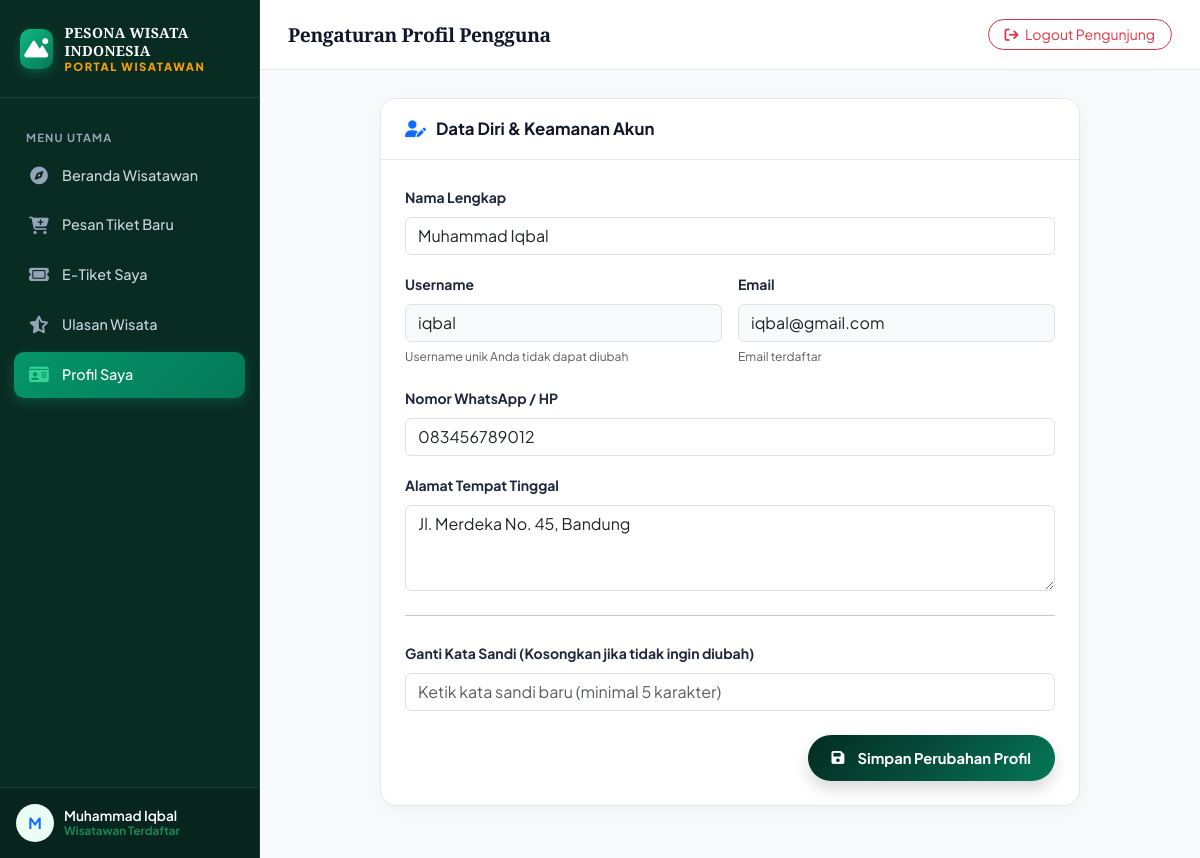
Screenshot of /pengunjung/profil.php (signed in) with the database file from the repository.
### tables this page shows
CREATE TABLE `users` (
  `id` INT(11) NOT NULL AUTO_INCREMENT,
  `nama_lengkap` VARCHAR(100) NOT NULL,
  `email` VARCHAR(100) NOT NULL,
  `username` VARCHAR(50) NOT NULL,
  `password` VARCHAR(255) NOT NULL,
  `no_telp` VARCHAR(20) DEFAULT NULL,
  `alamat` TEXT,
  `role` ENUM('admin', 'petugas', 'pengunjung') NOT NULL DEFAULT 'pengunjung',
  `foto` VARCHAR(255) DEFAULT 'assets/images/avatar-default.png',
  `status_aktif` TINYINT(1) DEFAULT 1,
  `created_at` DATETIME DEFAULT CURRENT_TIMESTAMP,
  PRIMARY KEY (`id`),
  UNIQUE KEY `idx_users_email` (`email`),
  UNIQUE KEY `idx_users_username` (`username`)
);

### koneksi.php (called while the page is built, shortened)
<?php
function get_current_tab_id() {
    $tab = $_GET['tab'] ?? $_POST['tab'] ?? $_COOKIE['wisata_active_tab'] ?? null;
    if ($tab && preg_match('/^[a-zA-Z0-9_\-]+$/', $tab)) {
        return $tab;
    }
    return null;
}
function get_current_portal_role() {
    $script = str_replace('\\', '/', ($_SERVER['PHP_SELF'] ?? '') . ' ' . ($_SERVER['SCRIPT_NAME'] ?? ''));
    if (strpos($script, '/admin/') !== false) {
        return 'admin';
    } elseif (strpos($script, '/petugas/') !== false) {
        return 'petugas';
    } elseif (strpos($script, '/pengunjung/') !== false) {
        return 'pengunjung';
    }
    return null;
}
function auth_user($context_role = null) {
    if (!$context_role) {
        $context_role = get_current_portal_role();
    }
    $tab_id = get_current_tab_id();
    if ($tab_id && isset($_SESSION['tabs'][$tab_id]) && is_array($_SESSION['tabs'][$tab_id])) {
        $tab_user = $_SESSION['tabs'][$tab_id];
        if (!$context_role || $tab_user['role'] === $context_role) {
            return $tab_user;
        }
    }
    return null;
}

### pengunjung/profil.php (the view, shortened to what this page needs)
<?php
require_once __DIR__ . '/../koneksi.php';
$user = auth_user();
$uid = $user['id'];
$user_db = mysqli_fetch_assoc(mysqli_query($conn, "SELECT * FROM users WHERE id = {$uid} LIMIT 1"));
?>
<!DOCTYPE html>
<html lang="id">
<head>
  <link href="https://cdn.jsdelivr.net/npm/bootstrap@5.3.2/dist/css/bootstrap.min.css" rel="stylesheet">
  <link rel="stylesheet" href="https://cdnjs.cloudflare.com/ajax/libs/font-awesome/6.4.2/css/all.min.css">
  <link rel="stylesheet" href="../assets/css/style.css">
  <link rel="stylesheet" href="../assets/css/dashboard.css">
</head>
<body class="dashboard-body">
<div class="dashboard-layout">
  <aside class="dashboard-sidebar">
    <a href="../index.php" class="sidebar-brand">
      <div class="sidebar-brand-icon">
        <i class="fas fa-mountain-sun"></i>
      </div>
      <div class="sidebar-brand-title">
        PESONA WISATA INDONESIA
        <small>Portal Wisatawan</small>
      </div>
    </a>
    <ul class="sidebar-menu">
      <li class="sidebar-heading">Menu Utama</li>
      <li class="sidebar-item">
        <a href="index.php" class="sidebar-link">
          <i class="fas fa-compass"></i> Beranda Wisatawan
        </a>
      </li>
      <li class="sidebar-item">
        <a href="pesan_tiket.php" class="sidebar-link">
          <i class="fas fa-cart-plus"></i> Pesan Tiket Baru
        </a>
      </li>
      <li class="sidebar-item">
        <a href="tiket_saya.php" class="sidebar-link">
          <i class="fas fa-ticket"></i> E-Tiket Saya
        </a>
      </li>
      <li class="sidebar-item">
        <a href="ulasan.php" class="sidebar-link">
          <i class="fas fa-star-half-stroke"></i> Ulasan Wisata
        </a>
      </li>
      <li class="sidebar-item">
        <a href="profil.php" class="sidebar-link active">
          <i class="fas fa-id-card"></i> Profil Saya
        </a>
      </li>
    </ul>
    <div class="sidebar-footer">
      <div class="user-mini-card">
        <div class="user-mini-avatar bg-emerald-light text-primary">
          <?= strtoupper(substr($user['nama'], 0, 1)); ?>
        </div>
        <div class="user-mini-info">
          <div class="user-mini-name"><?= htmlspecialchars($user['nama']); ?></div>
          <div class="user-mini-role text-success fw-bold">Wisatawan Terdaftar</div>
        </div>
      </div>
    </div>
  </aside>
  <main class="dashboard-main">
    <header class="dashboard-topbar">
      <div class="topbar-left">
        <h2 class="topbar-title">Pengaturan Profil Pengguna</h2>
      </div>
      <div class="topbar-right">
        <a href="../logout.php?role=pengunjung" class="btn btn-outline-danger btn-sm rounded-pill px-3">
          <i class="fas fa-arrow-right-from-bracket me-1"></i> Logout Pengunjung
        </a>
      </div>
    </header>
    <div class="dashboard-container">
      <div class="card-luxury max-w-800 mx-auto" style="max-width: 700px;">
        <div class="card-luxury-header">
          <h5 class="card-luxury-title">
            <i class="fas fa-user-pen text-primary"></i> Data Diri & Keamanan Akun
          </h5>
        </div>
        <div class="card-luxury-body">
          <form method="POST" action="">
            <div class="mb-3">
              <label class="form-label fw-bold fs-7">Nama Lengkap</label>
              <input type="text" name="nama" class="form-control" value="<?= htmlspecialchars($user_db['nama_lengkap'] ?: $user_db['username']); ?>" required>
            </div>
            <div class="row g-3 mb-3">
              <div class="col-md-6">
                <label class="form-label fw-bold fs-7">Username</label>
                <input type="text" class="form-control bg-light" value="<?= htmlspecialchars($user_db['username']); ?>" readonly>
                <small class="text-muted fs-8">Username unik Anda tidak dapat diubah</small>
              </div>
              <div class="col-md-6">
                <label class="form-label fw-bold fs-7">Email</label>
                <input type="email" class="form-control bg-light" value="<?= htmlspecialchars($user_db['email']); ?>" readonly>
                <small class="text-muted fs-8">Email terdaftar</small>
              </div>
            </div>
            <div class="mb-3">
              <label class="form-label fw-bold fs-7">Nomor WhatsApp / HP</label>
              <input type="text" name="no_hp" class="form-control" value="<?= htmlspecialchars($user_db['no_telp'] ?? ''); ?>" placeholder="08xxxxxxxxxx">
            </div>
            <div class="mb-3">
              <label class="form-label fw-bold fs-7">Alamat Tempat Tinggal</label>
              <textarea name="alamat" class="form-control" rows="3" placeholder="Alamat asal kota / domisili..."><?= htmlspecialchars($user_db['alamat'] ?? ''); ?></textarea>
            </div>
            <hr class="my-4">
            <div class="mb-4">
              <label class="form-label fw-bold fs-7">Ganti Kata Sandi (Kosongkan jika tidak ingin diubah)</label>
              <input type="password" name="password_baru" class="form-control" placeholder="Ketik kata sandi baru (minimal 5 karakter)">
            </div>
            <div class="text-end">
              <button type="submit" class="btn btn-luxury-primary px-4 rounded-pill shadow">
                <i class="fas fa-save me-1"></i> Simpan Perubahan Profil
              </button>
            </div>
          </form>
        </div>
      </div>
    </div>
  </main>
</div>
</body>
</html>

### assets/css/style.css (style rules this page uses)
:root { --primary: #064e3b; --primary-dark: #022c22; --primary-light: #059669; --primary-glow: rgba(5, 150, 105, 0.25); --primary-soft: #ecfdf5; --secondary: #b45309; --secondary-light: #d97706; --secondary-gold: #f59e0b; --secondary-glow: rgba(245, 158, 11, 0.25); --dark: #09131f; --dark-surface: #0f172a; --dark-card: #1e293b; --muted: #64748b; --border: #e2e8f0; --border-light: rgba(255, 255, 255, 0.15); --bg-soft: #f8fafc; --bg-gradient: linear-gradient(135deg, #022c22 0%, #064e3b 50%, #047857 100%); --gold-gradient: linear-gradient(135deg, #b45309 0%, #d97706 50%, #f59e0b 100%); --glass-bg: rgba(255, 255, 255, 0.85); --glass-border: rgba(255, 255, 255, 0.6); --glass-dark: rgba(15, 23, 42, 0.75); --shadow-sm: 0 4px 6px -1px rgba(0, 0, 0, 0.05); --shadow-md: 0 10px 25px -5px rgba(0, 0, 0, 0.08), 0 8px 10px -6px rgba(0, 0, 0, 0.04); --shadow-xl: 0 20px 45px -12px rgba(6, 78, 59, 0.18); --shadow-gold: 0 12px 30px -5px rgba(217, 119, 6, 0.35); --radius-sm: 10px; --radius-md: 16px; --radius-lg: 24px; --radius-full: 9999px; --font-serif: 'Cinzel', serif; --font-display: 'Playfair Display', serif; --font-sans: 'Plus Jakarta Sans', sans-serif; --transition: all 0.35s cubic-bezier(0.4, 0, 0.2, 1); }
* { margin: 0; padding: 0; box-sizing: border-box; }
html { scroll-behavior: smooth; }
body { font-family: var(--font-sans); background-color: var(--bg-soft); color: #1e293b; line-height: 1.65; overflow-x: hidden; -webkit-font-smoothing: antialiased; }
h1, h2, h3, .font-serif { font-family: var(--font-serif); letter-spacing: -0.02em; }
.btn-luxury-primary { background: var(--bg-gradient); color: #fff; border: none; padding: 12px 26px; border-radius: var(--radius-md); font-weight: 700; font-size: 0.92rem; transition: var(--transition); display: inline-flex; align-items: center; gap: 9px; text-decoration: none; box-shadow: 0 6px 20px rgba(6, 78, 59, 0.28); }
.fs-7 { font-size: 0.875rem !important; }
.fs-8 { font-size: 0.75rem !important; }

### rows the page displays
users: nama_lengkap "M", nama_lengkap "Muhammad Iqbal", nama "Muhammad Iqbal", username "iqbal", email "iqbal@gmail.com", no_hp "083456789012", alamat "Jl. Merdeka No. 45, Bandung"
